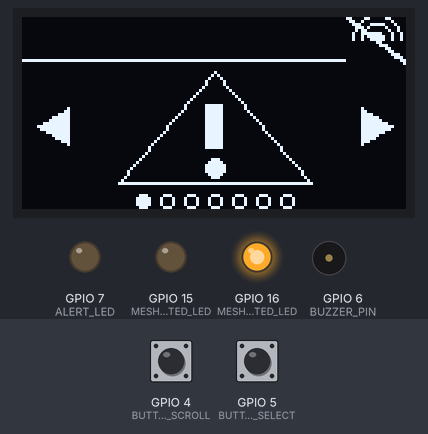
A sketch run on a simulated ESP32-S3. Shown: 128×64 one-colour display, output pins drawn as LEDs (lit = HIGH), buzzer (waves = sounding). Dashed ring = blinking. Inputs (shaded band) come from the test bench; at power-on: GPIO 5 (BUTTON_SELECT) HIGH, GPIO 4 (BUTTON_SCROLL) HIGH. WiFi joins after 1.5 s; servers stay silent unless stated; uploads are accepted with an empty reply; what the sketch prints to the serial monitor is not drawn.

Above: at 2.7 s.
2.8 s: GPIO 5 (BUTTON_SELECT) pulled LOW for 0.15 s
At 4.0 s:
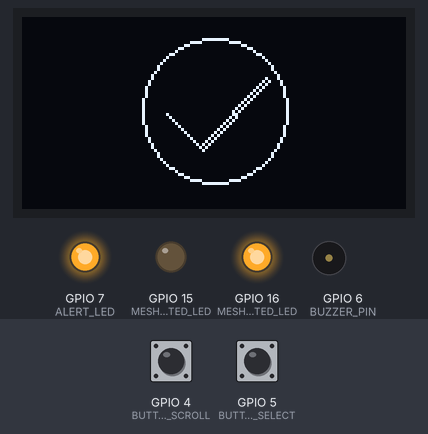
5.7 s: GPIO 4 (BUTTON_SCROLL) pulled LOW for 1 s
At 7.2 s:
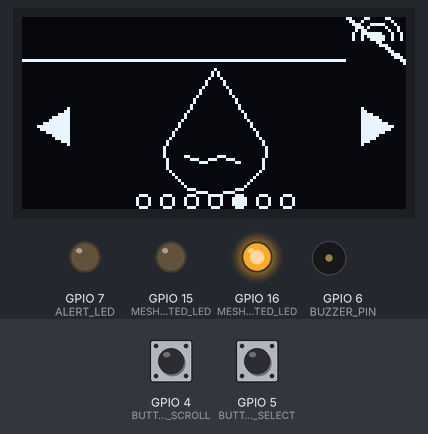
8.2 s: GPIO 4 (BUTTON_SCROLL) pulled LOW for 0.15 s
At 9.0 s:
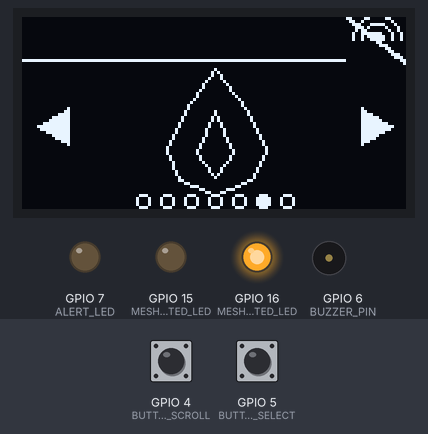
11.3 s: GPIO 5 (BUTTON_SELECT) pulled LOW for 1 s
At 11.5 s:
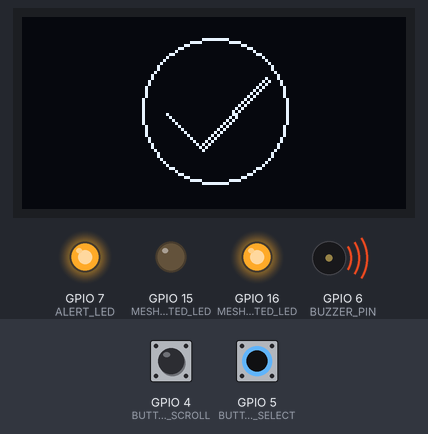
13.8 s: GPIO 5 (BUTTON_SELECT) pulled LOW for 3.2 s
At 15.0 s:
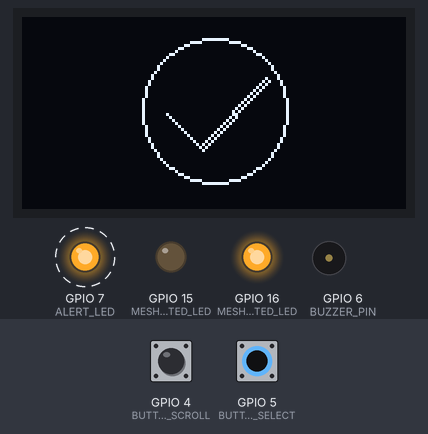
Timing chart, 0 to 18.5 s (numbered marks = the images above; inputs shaded):
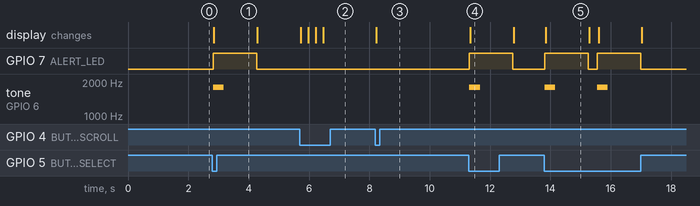

Measured:
- after the input at 2.8 s, GPIO 7 (ALERT_LED): LOW → HIGH at once, → LOW 1.4 s later; tone on GPIO 6 (BUZZER_PIN): silent → 1800 Hz at once, → silent 0.35 s later; the display: changes after 0.05 s (image 1)
- after the input at 5.7 s, the display: first changes at once (image 2 shows a later state)
- after the input at 8.2 s, the display: changes at once (image 3)
- after the input at 11.3 s, GPIO 7 (ALERT_LED): LOW → HIGH at once, → LOW 1.4 s later; tone on GPIO 6 (BUZZER_PIN): silent → 1800 Hz at once, → silent 0.35 s later; the display: changes after 0.05 s (image 4)
- after the input at 13.8 s, GPIO 7 (ALERT_LED): alternates HIGH for 1.4 s and LOW for 0.30 s, starting at once; tone on GPIO 6 (BUZZER_PIN): alternates 1800 Hz for 0.35 s and silent for 1.4 s, 4 changes in all, then stays silent, starting at once; the display: changes after 0.05 s (image 5)
- what the display in image 5 shows lasts 1.5 s, from 13.8 s to 15.3 s

The sketch:

MeshNode.ino
```cpp
#include <WiFi.h>
#include <esp_now.h>
#include <HTTPClient.h>

#include <Wire.h>
#include <Adafruit_GFX.h>
#include <Adafruit_SSD1306.h>

// =====================================================
// OLED CONFIGURATION
// =====================================================

#define SCREEN_WIDTH 128
#define SCREEN_HEIGHT 64
#define OLED_RESET -1
#define OLED_ADDRESS 0x3C

Adafruit_SSD1306 display(
  SCREEN_WIDTH,
  SCREEN_HEIGHT,
  &Wire,
  OLED_RESET
);

// =====================================================
// ESP32-S3 PIN CONNECTIONS
// =====================================================

// Buttons
const int BUTTON_SCROLL = 4;   // Scroll through the emergency symbols
const int BUTTON_SELECT = 5;   // Send currently selected symbol

// Outputs
const int BUZZER_PIN = 6;

const int ALERT_LED = 7;              // Red: alert transmission indicator
const int MESH_CONNECTED_LED = 15;    // Green: valid mesh peer detected
const int MESH_DISCONNECTED_LED = 16; // Yellow/red: no valid mesh peer

// =====================================================
// WI-FI + PARENT DASHBOARD SETTINGS
// =====================================================

// Wokwi's virtual Wi-Fi network:
const char* WIFI_SSID = "Wokwi-GUEST";
const char* WIFI_PASSWORD = "";

// Flask dashboard running on your Windows computer.
// Works only if:
// 1. `python app.py` is running,
// 2. `wokwigw.exe` is running,
// 3. Wokwi Private Gateway is enabled.
const char* DASHBOARD_URL =
  "http://host.wokwi.internal:5000/alert";

// =====================================================
// ESP-NOW SETTINGS
// =====================================================

// IMPORTANT:
// Replace this placeholder address with the MAC address
// of your second physical ESP32 board later.
//
// MAC AA:BB:CC:DD:EE:FF becomes:
// {0xAA, 0xBB, 0xCC, 0xDD, 0xEE, 0xFF}
uint8_t peerAddress[] = {
  0x24, 0x6F, 0x28, 0x00, 0x00, 0x00
};

const unsigned long HEARTBEAT_INTERVAL = 3000;
const unsigned long PEER_TIMEOUT = 10000;

unsigned long lastHeartbeatSent = 0;
unsigned long lastPeerSeen = 0;

bool meshConnected = false;

// =====================================================
// MESH PACKET TYPES
// =====================================================

enum PacketType {
  PACKET_HEARTBEAT = 1,
  PACKET_ALERT = 2,
  PACKET_ACK = 3,
  PACKET_COORDINATION = 4
};

// =====================================================
// EMERGENCY ICON / ALERT IDs
// =====================================================

enum AlertType {
  SOS = 0,
  MEDICAL = 1,
  TRAPPED = 2,
  SAFE = 3,
  WATER = 4,
  FIRE = 5,
  BLOCKED = 6
};

const int TOTAL_ALERTS = 7;
int selectedAlert = SOS;

// This text is used only in Serial Monitor and dashboard.
// The OLED itself displays symbols only.
const char* alertText[] = {
  "SOS - Emergency assistance required",
  "MEDICAL - Medical assistance required",
  "TRAPPED - Person requires rescue",
  "SAFE - Person is safe",
  "WATER - Food or drinking water required",
  "FIRE - Fire hazard reported",
  "BLOCKED - Road or route is blocked"
};

// =====================================================
// PACKET STRUCTURE
// =====================================================

typedef struct __attribute__((packed)) {
  uint8_t packetType;
  uint8_t alertID;
  uint32_t sequence;
  uint32_t timestampMs;
  char sender[16];
  char message[64];
} MeshPacket;

MeshPacket outgoingPacket;
MeshPacket incomingPacket;

uint32_t packetSequence = 0;

// =====================================================
// BUTTON DEBOUNCE
// =====================================================

unsigned long lastButtonPress = 0;
const unsigned long debounceTime = 250;

// =====================================================
// OLED: MESH STATUS SYMBOLS
// =====================================================

void drawMeshConnectedIcon() {
  // Radio wave icon at top-right.
  display.fillCircle(118, 7, 2, SSD1306_WHITE);
  display.drawCircle(118, 7, 5, SSD1306_WHITE);
  display.drawCircle(118, 7, 8, SSD1306_WHITE);

  // Covers lower half to make it look like wireless waves.
  display.fillRect(108, 8, 20, 8, SSD1306_BLACK);
}

void drawMeshDisconnectedIcon() {
  drawMeshConnectedIcon();

  // Diagonal slash means unavailable/disconnected.
  display.drawLine(108, 0, 127, 15, SSD1306_WHITE);
  display.drawLine(109, 0, 127, 14, SSD1306_WHITE);
}

void drawHeader() {
  display.drawLine(0, 14, 127, 14, SSD1306_WHITE);

  if (meshConnected) {
    drawMeshConnectedIcon();
  } else {
    drawMeshDisconnectedIcon();
  }
}

// =====================================================
// OLED: EMERGENCY SYMBOLS
// =====================================================

void drawSOS() {
  // Warning triangle + exclamation mark
  display.drawTriangle(64, 18, 32, 55, 96, 55, SSD1306_WHITE);
  display.fillRect(61, 29, 6, 15, SSD1306_WHITE);
  display.fillCircle(64, 50, 3, SSD1306_WHITE);
}

void drawMedical() {
  // Medical plus icon
  display.fillRect(57, 19, 14, 38, SSD1306_WHITE);
  display.fillRect(40, 31, 48, 14, SSD1306_WHITE);
}

void drawTrapped() {
  // Person icon
  display.drawCircle(64, 26, 6, SSD1306_WHITE);
  display.drawLine(64, 32, 64, 48, SSD1306_WHITE);
  display.drawLine(64, 37, 52, 42, SSD1306_WHITE);
  display.drawLine(64, 37, 76, 42, SSD1306_WHITE);
  display.drawLine(64, 48, 56, 56, SSD1306_WHITE);
  display.drawLine(64, 48, 72, 56, SSD1306_WHITE);

  // Barrier/cage lines
  display.drawRect(38, 17, 52, 42, SSD1306_WHITE);
  display.drawLine(44, 18, 44, 58, SSD1306_WHITE);
  display.drawLine(50, 18, 50, 58, SSD1306_WHITE);
  display.drawLine(78, 18, 78, 58, SSD1306_WHITE);
  display.drawLine(84, 18, 84, 58, SSD1306_WHITE);
}

void drawSafe() {
  // Circle + checkmark
  display.drawCircle(64, 37, 23, SSD1306_WHITE);

  display.drawLine(47, 38, 59, 50, SSD1306_WHITE);
  display.drawLine(48, 39, 60, 51, SSD1306_WHITE);

  display.drawLine(59, 50, 81, 27, SSD1306_WHITE);
  display.drawLine(60, 51, 82, 28, SSD1306_WHITE);
}

void drawWater() {
  // Water droplet outline
  display.drawLine(64, 17, 47, 43, SSD1306_WHITE);
  display.drawLine(47, 43, 48, 50, SSD1306_WHITE);
  display.drawLine(48, 50, 55, 57, SSD1306_WHITE);
  display.drawLine(55, 57, 64, 59, SSD1306_WHITE);
  display.drawLine(64, 59, 73, 57, SSD1306_WHITE);
  display.drawLine(73, 57, 80, 50, SSD1306_WHITE);
  display.drawLine(80, 50, 81, 43, SSD1306_WHITE);
  display.drawLine(81, 43, 64, 17, SSD1306_WHITE);

  // Water wave
  display.drawLine(54, 46, 60, 48, SSD1306_WHITE);
  display.drawLine(60, 48, 66, 46, SSD1306_WHITE);
  display.drawLine(66, 46, 72, 48, SSD1306_WHITE);
}

void drawFire() {
  // Outer flame
  display.drawLine(64, 17, 54, 31, SSD1306_WHITE);
  display.drawLine(54, 31, 48, 44, SSD1306_WHITE);
  display.drawLine(48, 44, 52, 54, SSD1306_WHITE);
  display.drawLine(52, 54, 64, 59, SSD1306_WHITE);
  display.drawLine(64, 59, 76, 54, SSD1306_WHITE);
  display.drawLine(76, 54, 81, 44, SSD1306_WHITE);
  display.drawLine(81, 44, 75, 31, SSD1306_WHITE);
  display.drawLine(75, 31, 64, 17, SSD1306_WHITE);

  // Inner flame
  display.drawLine(64, 31, 58, 45, SSD1306_WHITE);
  display.drawLine(58, 45, 64, 53, SSD1306_WHITE);
  display.drawLine(64, 53, 70, 45, SSD1306_WHITE);
  display.drawLine(70, 45, 64, 31, SSD1306_WHITE);
}

void drawBlocked() {
  // Road barrier
  display.drawRect(30, 28, 68, 18, SSD1306_WHITE);

  // Barrier warning stripes
  display.drawLine(32, 44, 47, 29, SSD1306_WHITE);
  display.drawLine(45, 44, 60, 29, SSD1306_WHITE);
  display.drawLine(58, 44, 73, 29, SSD1306_WHITE);
  display.drawLine(71, 44, 86, 29, SSD1306_WHITE);

  // Legs
  display.drawLine(40, 46, 35, 57, SSD1306_WHITE);
  display.drawLine(88, 46, 93, 57, SSD1306_WHITE);
}

void drawSelectedSymbol() {
  switch (selectedAlert) {
    case SOS:
      drawSOS();
      break;

    case MEDICAL:
      drawMedical();
      break;

    case TRAPPED:
      drawTrapped();
      break;

    case SAFE:
      drawSafe();
      break;

    case WATER:
      drawWater();
      break;

    case FIRE:
      drawFire();
      break;

    case BLOCKED:
      drawBlocked();
      break;
  }
}

// =====================================================
// OLED: SCREEN STATES
// =====================================================

void drawPageDots() {
  // Seven dots show selected emergency-symbol position.
  for (int i = 0; i < TOTAL_ALERTS; i++) {
    int x = 40 + (i * 8);

    if (i == selectedAlert) {
      display.fillCircle(x, 61, 2, SSD1306_WHITE);
    } else {
      display.drawCircle(x, 61, 2, SSD1306_WHITE);
    }
  }
}

void showMenu() {
  display.clearDisplay();

  drawHeader();

  // Left/right arrows show that user can scroll.
  display.fillTriangle(5, 36, 15, 30, 15, 42, SSD1306_WHITE);
  display.fillTriangle(123, 36, 113, 30, 113, 42, SSD1306_WHITE);

  drawSelectedSymbol();
  drawPageDots();

  display.display();
}

void showAlertSentScreen() {
  display.clearDisplay();

  // Circle and check mark = alert submitted.
  display.drawCircle(64, 31, 24, SSD1306_WHITE);

  display.drawLine(48, 32, 59, 43, SSD1306_WHITE);
  display.drawLine(49, 33, 60, 44, SSD1306_WHITE);

  display.drawLine(59, 43, 81, 20, SSD1306_WHITE);
  display.drawLine(60, 44, 82, 21, SSD1306_WHITE);

  display.display();
}

void showCoordinationReceived() {
  display.clearDisplay();

  // Speech bubble
  display.drawRoundRect(24, 18, 80, 32, 4, SSD1306_WHITE);
  display.fillTriangle(44, 50, 54, 50, 44, 58, SSD1306_WHITE);

  // Checkmark inside means instruction received
  display.drawLine(53, 34, 61, 42, SSD1306_WHITE);
  display.drawLine(61, 42, 77, 26, SSD1306_WHITE);

  display.display();
}

// =====================================================
// HARDWARE STATUS
// =====================================================

void setMeshStatus(bool connected) {
  meshConnected = connected;

  digitalWrite(MESH_CONNECTED_LED, connected ? HIGH : LOW);
  digitalWrite(MESH_DISCONNECTED_LED, connected ? LOW : HIGH);
}

// =====================================================
// WI-FI + HTTP DASHBOARD FUNCTIONS
// =====================================================

void connectToDashboardWiFi() {
  Serial.println();
  Serial.println("[WIFI] Connecting to Wokwi virtual Wi-Fi...");

  WiFi.begin(WIFI_SSID, WIFI_PASSWORD);

  int attempts = 0;

  while (WiFi.status() != WL_CONNECTED && attempts < 30) {
    delay(500);
    Serial.print(".");
    attempts++;
  }

  Serial.println();

  if (WiFi.status() == WL_CONNECTED) {
    Serial.println("[WIFI] Connected.");
    Serial.print("[WIFI] ESP32 IP: ");
    Serial.println(WiFi.localIP());
  } else {
    Serial.println("[WIFI] Connection failed.");
  }
}

String jsonEscape(String text) {
  text.replace("\\", "\\\\");
  text.replace("\"", "\\\"");
  text.replace("\n", "\\n");
  return text;
}

void sendAlertToDashboard() {
  if (WiFi.status() != WL_CONNECTED) {
    Serial.println("[DASHBOARD] Wi-Fi unavailable. Alert is not posted.");
    return;
  }

  HTTPClient http;

  String jsonPayload = "{";
  jsonPayload += "\"node\":\"NODE_A\",";
  jsonPayload += "\"alert_id\":" + String(selectedAlert) + ",";
  jsonPayload += "\"alert_text\":\"";
  jsonPayload += jsonEscape(String(alertText[selectedAlert]));
  jsonPayload += "\",";
  jsonPayload += "\"mesh_status\":\"";
  jsonPayload += (meshConnected ? "CONNECTED" : "DISCONNECTED");
  jsonPayload += "\"";
  jsonPayload += "}";

  Serial.println("[DASHBOARD] Posting alert to parent computer:");
  Serial.println(jsonPayload);

  http.begin(DASHBOARD_URL);
  http.addHeader("Content-Type", "application/json");

  int httpCode = http.POST(jsonPayload);

  if (httpCode > 0) {
    Serial.print("[DASHBOARD] HTTP response: ");
    Serial.println(httpCode);

    Serial.print("[DASHBOARD] Server reply: ");
    Serial.println(http.getString());
  } else {
    Serial.print("[DASHBOARD] POST failed: ");
    Serial.println(http.errorToString(httpCode).c_str());
  }

  http.end();
}

// =====================================================
// ESP-NOW: PACKET SENDING
// =====================================================

void sendPacket(uint8_t packetType, uint8_t alertID, const char* message) {
  memset(&outgoingPacket, 0, sizeof(outgoingPacket));

  outgoingPacket.packetType = packetType;
  outgoingPacket.alertID = alertID;
  outgoingPacket.sequence = ++packetSequence;
  outgoingPacket.timestampMs = millis();

  strncpy(outgoingPacket.sender, "NODE_A",
          sizeof(outgoingPacket.sender) - 1);

  strncpy(outgoingPacket.message, message,
          sizeof(outgoingPacket.message) - 1);

  esp_err_t result = esp_now_send(
    peerAddress,
    (uint8_t*)&outgoingPacket,
    sizeof(outgoingPacket)
  );

  if (result == ESP_OK) {
    Serial.println("[ESP-NOW] Packet queued for sending.");
  } else {
    Serial.print("[ESP-NOW] Send error code: ");
    Serial.println(result);
  }
}

// =====================================================
// ESP-NOW: CALLBACKS
// =====================================================

// Arduino-ESP32 Core 3.x compatible callback
void onDataSent(const wifi_tx_info_t* info,
                esp_now_send_status_t status) {
  if (status == ESP_NOW_SEND_SUCCESS) {
    Serial.println("[ESP-NOW] MAC-layer delivery: SUCCESS.");
  } else {
    Serial.println("[ESP-NOW] MAC-layer delivery: FAILED.");
  }
}

// Arduino-ESP32 Core 3.x compatible callback
void onDataReceived(const esp_now_recv_info_t* info,
                    const uint8_t* incomingData,
                    int len) {
  if (len != sizeof(MeshPacket)) {
    Serial.println("[ESP-NOW] Invalid packet discarded.");
    return;
  }

  memcpy(&incomingPacket, incomingData, sizeof(incomingPacket));

  // A valid packet proves that a peer is currently active.
  lastPeerSeen = millis();
  setMeshStatus(true);

  Serial.println();
  Serial.println("======================================");
  Serial.println("ESP-NOW PACKET RECEIVED");
  Serial.print("From Node    : ");
  Serial.println(incomingPacket.sender);
  Serial.print("Packet Type  : ");
  Serial.println(incomingPacket.packetType);
  Serial.print("Alert ID     : ");
  Serial.println(incomingPacket.alertID);
  Serial.print("Message      : ");
  Serial.println(incomingPacket.message);
  Serial.println("======================================");

  // Peer heartbeat gets an application-level ACK.
  if (incomingPacket.packetType == PACKET_HEARTBEAT) {
    sendPacket(PACKET_ACK, 0, "HEARTBEAT_ACK");
  }

  // Peer emergency alert gets an application-level ACK.
  if (incomingPacket.packetType == PACKET_ALERT) {
    sendPacket(PACKET_ACK,
               incomingPacket.alertID,
               "ALERT_ACK");
  }

  // A coordination instruction is shown locally.
  if (incomingPacket.packetType == PACKET_COORDINATION) {
    tone(BUZZER_PIN, 1200, 250);

    showCoordinationReceived();

    delay(1000);

    showMenu();
  }
}

// =====================================================
// ESP-NOW INITIALIZATION
// =====================================================

bool initialiseEspNow() {
  // Station mode allows ESP-NOW + normal Wi-Fi operation.
  WiFi.mode(WIFI_STA);

  Serial.print("[ESP-NOW] This node MAC: ");
  Serial.println(WiFi.macAddress());

  if (esp_now_init() != ESP_OK) {
    Serial.println("[ESP-NOW] Initialization failed.");
    return false;
  }

  esp_now_register_send_cb(onDataSent);
  esp_now_register_recv_cb(onDataReceived);

  esp_now_peer_info_t peerInfo = {};
  memcpy(peerInfo.peer_addr, peerAddress, 6);

  // 0 = use current Wi-Fi channel.
  peerInfo.channel = 0;

  // Keep false during first test. Enable encryption later.
  peerInfo.encrypt = false;

  if (!esp_now_is_peer_exist(peerAddress)) {
    if (esp_now_add_peer(&peerInfo) != ESP_OK) {
      Serial.println("[ESP-NOW] Could not add peer.");
      return false;
    }
  }

  Serial.println("[ESP-NOW] Ready.");
  return true;
}

// =====================================================
// ALERT TRANSMISSION
// =====================================================

void transmitAlert() {
  // Text information is shown only on Serial Monitor/dashboard.
  // OLED remains universal-symbol only.
  Serial.println();
  Serial.println("======================================");
  Serial.println("EMERGENCY MESH ALERT GENERATED");
  Serial.println("--------------------------------------");
  Serial.println("Node ID      : NODE_A");
  Serial.print("Alert ID     : ");
  Serial.println(selectedAlert);
  Serial.print("Alert Type   : ");
  Serial.println(alertText[selectedAlert]);
  Serial.print("Time (ms)    : ");
  Serial.println(millis());
  Serial.print("Mesh Status  : ");
  Serial.println(meshConnected ? "CONNECTED" : "DISCONNECTED");
  Serial.println("======================================");

  // Local alert feedback
  digitalWrite(ALERT_LED, HIGH);
  tone(BUZZER_PIN, 1800, 350);
  showAlertSentScreen();

  // 1. Send peer-to-peer mesh message.
  sendPacket(
    PACKET_ALERT,
    selectedAlert,
    alertText[selectedAlert]
  );

  // 2. Send same alert to the parent computer dashboard.
  sendAlertToDashboard();

  delay(1200);

  digitalWrite(ALERT_LED, LOW);

  showMenu();
}

// =====================================================
// SETUP
// =====================================================

void setup() {
  Serial.begin(115200);

  pinMode(BUTTON_SCROLL, INPUT_PULLUP);
  pinMode(BUTTON_SELECT, INPUT_PULLUP);

  pinMode(BUZZER_PIN, OUTPUT);

  pinMode(ALERT_LED, OUTPUT);
  pinMode(MESH_CONNECTED_LED, OUTPUT);
  pinMode(MESH_DISCONNECTED_LED, OUTPUT);

  digitalWrite(ALERT_LED, LOW);

  // Starts as offline until valid ESP-NOW traffic arrives.
  setMeshStatus(false);

  // OLED wiring:
  // SDA -> GPIO 8
  // SCL -> GPIO 9
  Wire.begin(8, 9);

  if (!display.begin(SSD1306_SWITCHCAPVCC, OLED_ADDRESS)) {
    Serial.println("ERROR: OLED initialization failed.");

    while (true) {
      digitalWrite(MESH_CONNECTED_LED, LOW);
      digitalWrite(MESH_DISCONNECTED_LED, HIGH);
      delay(250);

      digitalWrite(MESH_DISCONNECTED_LED, LOW);
      delay(250);
    }
  }

  showMenu();

  // Connect to Wokwi Wi-Fi for Flask parent dashboard.
  connectToDashboardWiFi();

  // Start ESP-NOW for future physical peer-node communication.
  if (!initialiseEspNow()) {
    Serial.println("[ESP-NOW] Unavailable: mesh state remains offline.");
    setMeshStatus(false);
    showMenu();
  }
}

// =====================================================
// MAIN LOOP
// =====================================================

void loop() {
  unsigned long now = millis();

  // Sends a heartbeat every 3 seconds.
  if (now - lastHeartbeatSent >= HEARTBEAT_INTERVAL) {
    lastHeartbeatSent = now;

    sendPacket(
      PACKET_HEARTBEAT,
      0,
      "HEARTBEAT"
    );
  }

  // If no valid packet arrives for 10 seconds,
  // mark the node as disconnected.
  if (lastPeerSeen == 0 ||
      now - lastPeerSeen > PEER_TIMEOUT) {

    if (meshConnected) {
      Serial.println("[MESH] Peer heartbeat timed out.");

      setMeshStatus(false);
      showMenu();
    }
  }

  // Scroll button: choose next emergency symbol.
  if (digitalRead(BUTTON_SCROLL) == LOW &&
      now - lastButtonPress > debounceTime) {

    selectedAlert = (selectedAlert + 1) % TOTAL_ALERTS;

    showMenu();

    lastButtonPress = now;
  }

  // Select button: send selected alert.
  if (digitalRead(BUTTON_SELECT) == LOW &&
      now - lastButtonPress > debounceTime) {

    transmitAlert();

    lastButtonPress = millis();
  }
}
```
